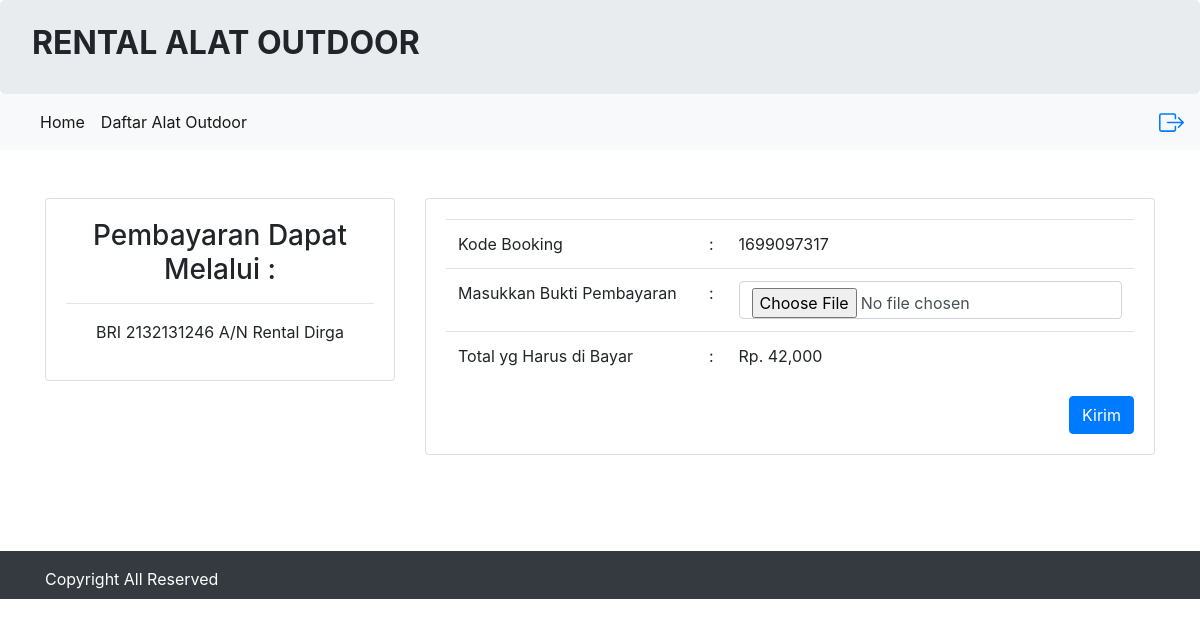
Screenshot of /konfirmasi.php?id=1699097317 (signed in) with the database file from the repository.
### tables this page shows
CREATE TABLE `tbl_booking_212303` (
  `212303_id_booking` int(11) NOT NULL,
  `212303_kode_booking` varchar(25) NOT NULL,
  `212303_id_login` int(50) NOT NULL,
  `212303_id_alat` varchar(50) NOT NULL,
  `212303_nama` varchar(50) NOT NULL,
  `212303_alamat` varchar(100) NOT NULL,
  `212303_ktp` varchar(20) NOT NULL,
  `212303_no_telp` varchar(20) NOT NULL,
  `212303_jml_sewa` int(15) NOT NULL,
  `212303_tgl_sewa` date NOT NULL,
  `212303_tgl_kmb` date NOT NULL,
  `212303_total_bayar` int(100) NOT NULL,
  `212303_konfirmasi` varchar(50) NOT NULL,
  `212303_tgl_input` date NOT NULL
);

### konfirmasi.php (the view, shortened to what this page needs)
<?php
require 'koneksi.php';
include 'header.php';
$kode_booking = $_GET['id'];
$query = "SELECT * FROM tbl_booking_212303 WHERE 212303_kode_booking = '$kode_booking'";
$hasil = mysqli_query($koneksi, $query);
$isi = mysqli_fetch_assoc($hasil);
?>
<br>
<br>
<div class="container">
    <div class="row">
        <div class="col-sm-4">
            <div class="card">
                <div class="card-body">
                    <center>
                        <h3>Pembayaran Dapat Melalui :</h3>
                        <hr />
                        <p> BRI 2132131246 A/N Rental Dirga </p>
                    </center>
                </div>
            </div>
        </div>
        <div class="col-sm-8">
            <div class="card">
                <div class="card-body">
                    <form method="post" action="proses.php?id=konfirmasi" enctype="multipart/form-data">
                        <table class="table">
                            <tr>
                                <td>Kode Booking </td>
                                <td> :</td>
                                <td><?php echo $isi['212303_kode_booking']; ?></td>
                            </tr>
                            <tr>
                                <td>Masukkan Bukti Pembayaran </td>
                                <td> :</td>
                                <td><input type="file" name="gambar" required class="form-control" accept="image/*"></td>
                            </tr>
                            <tr>
                                <td>Total yg Harus di Bayar </td>
                                <td> :</td>
                                <td>Rp. <?php echo number_format($isi['212303_total_bayar']); ?></td>
                            </tr>
                        </table>
                        <button type="submit" class="btn btn-primary float-right">Kirim</button>
                    </form>
                </div>
            </div>
        </div>
    </div>
</div>
<br>
<br>
<br>
<?php include 'footer.php'; ?>

### rows the page displays
tbl_booking_212303: 212303_kode_booking "1699097317", 212303_total_bayar "42,000"
